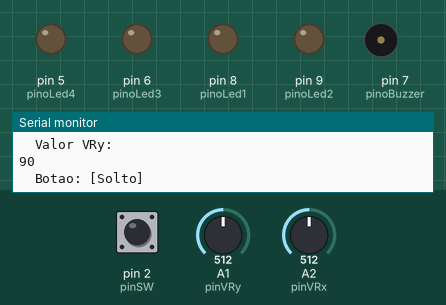
Simulated run of this sketch. Board: Arduino Uno, built with avr-gcc and run on an emulated ATmega328P. Shown: output pins drawn as LEDs (lit = HIGH), buzzer (waves = sounding, pin HIGH), the last lines printed to the serial monitor. Dashed ring = blinking. The test bench sets the inputs (shaded band); at power-on: pin 2 (pinSW) HIGH, A2 (pinVRx) = 512, A1 (pinVRy) = 512.

Above: at 1.2 s.
1.3 s: pin 2 (pinSW) pulled LOW for 1 s
At 1.67 s:
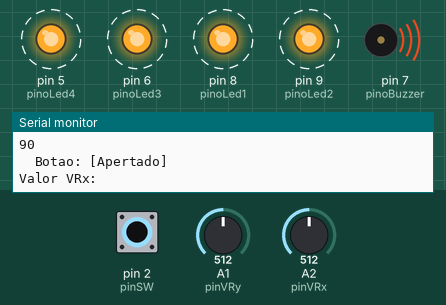
4.3 s: A2 (pinVRx) set to 183
7.3 s: A2 (pinVRx) set to 164
At 8.2 s:
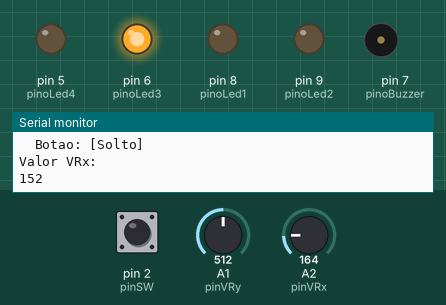
8.8 s: A1 (pinVRy) set to 736
11.8 s: A1 (pinVRy) set to 761
At 13.0 s:
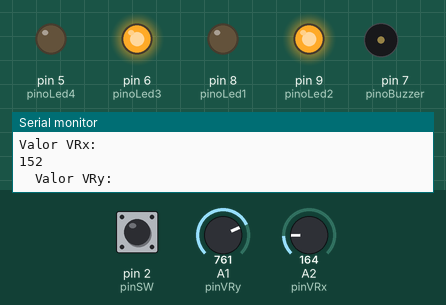
13.3 s: A2 (pinVRx) set to 511
At 14.7 s:
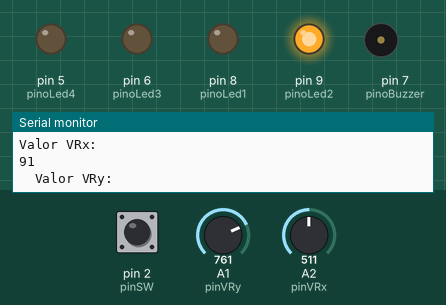
Timing chart, 0 to 15.8 s (numbered marks = the images above; inputs shaded):
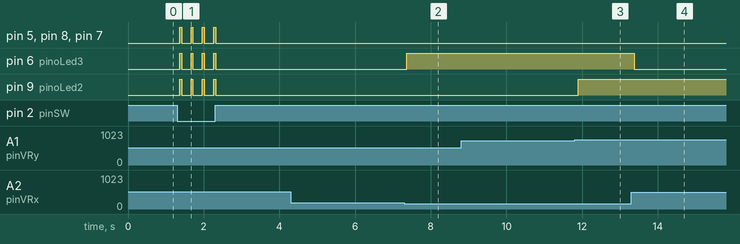

The sketch:

Joystick.ino
```cpp
// definição dos pinos para os leds, buzzer e joystick
#define pinoLed1 8
#define pinoLed2 9
#define pinoLed3 6
#define pinoLed4 5
#define pinoBuzzer 7
#define pinVRx A2
#define pinVRy A1
#define pinSW  2

void setup() {

  pinMode(pinVRx, INPUT); // variavel eixo x
  pinMode(pinVRy, INPUT); // variavel eixo y
  pinMode(pinSW,  INPUT_PULLUP);  // variavel botão
  pinMode(pinoLed1, OUTPUT);
  pinMode(pinoLed2, OUTPUT);
  pinMode(pinoLed3, OUTPUT);
  pinMode(pinoLed4, OUTPUT);
  pinMode(pinoBuzzer, OUTPUT);

  Serial.begin(9600); // inicia a comunicação serial
}

void loop() {

  int valorVRx = analogRead(pinVRx);
  int valorVRy = analogRead(pinVRy);
  bool statusSW = digitalRead(pinSW);

  // variaveis auxiliares para conversão dos valores do joystick
  int aux1 = map(valorVRy, 0, 1023, 180, 0);
  int aux2 = map(valorVRx, 0, 1023, 180, 0);

  Serial.println("Valor VRx: ");
  Serial.println(map(valorVRx, 0, 1023, 180, 0)); // converte o valor "passado" pelo joystick para graus de 0 ate 180(eixo x)

  Serial.println("  Valor VRy: ");
  Serial.println(map(valorVRy, 0, 1023, 0, 180)); // converte o valor "passado" pelo joystick para graus de 0 ate 180 (eixo y)

  if (statusSW) {  // verifica o botão apertado ou não
    Serial.println("  Botao: [Solto] ");
  } else {
    Serial.println("  Botao: [Apertado] ");
    buzzer();
  }

  // ---------------  eixo y -----------------------

  if (aux1 > 150 || !statusSW) {
    digitalWrite(pinoLed1, HIGH);
  }
  else {
    digitalWrite(pinoLed1, LOW);
  }

  if (aux1 < 50 || !statusSW) {
    digitalWrite(pinoLed2, HIGH);
  }
  else {
    digitalWrite(pinoLed2, LOW);
  }

  // --------------  eixo x ------------------------

  if (aux2 > 150 || !statusSW) {
    digitalWrite(pinoLed3, HIGH);
  }
  else {
    digitalWrite(pinoLed3, LOW);
  }

  if (aux2 < 50 || !statusSW) {
    digitalWrite(pinoLed4, HIGH);
  }
  else {
    digitalWrite(pinoLed4, LOW);
  }
}
void buzzer() { // função para ligar os leds e colocar o delay
  digitalWrite(pinoLed1, HIGH);
  digitalWrite(pinoLed2, HIGH);
  digitalWrite(pinoLed3, HIGH);
  digitalWrite(pinoLed4, HIGH);
  digitalWrite(pinoBuzzer, HIGH);
  delay(50);
  digitalWrite(pinoBuzzer, LOW);
  digitalWrite(pinoLed1, LOW);
  digitalWrite(pinoLed2, LOW);
  digitalWrite(pinoLed3, LOW);
  digitalWrite(pinoLed4, LOW);
  delay(250);
};
```

Measured:
- the behaviour switches between 171 and 170 on A2 (pinVRx) (found by bisection; images 1 and 2)
- the behaviour switches between 744 and 745 on A1 (pinVRy) (found by bisection; images 2 and 3)
- after the input at 1.3 s, pin 5 (pinoLed4), pin 6 (pinoLed3), pin 8 (pinoLed1), pin 9 (pinoLed2), pin 7 (pinoBuzzer): alternates HIGH for 0.05 s and LOW for 0.25 s, 8 changes in all, then stays LOW, starting after 0.07 s
- after the input at 7.3 s, pin 6 (pinoLed3): LOW → HIGH after 0.06 s
- after the input at 11.8 s, pin 9 (pinoLed2): LOW → HIGH after 0.10 s
- after the input at 13.3 s, pin 6 (pinoLed3): HIGH → LOW after 0.08 s
